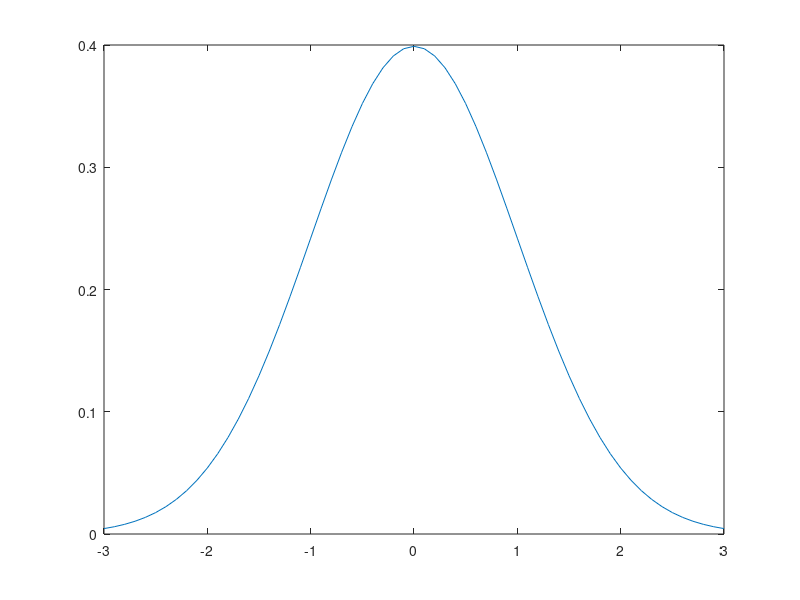
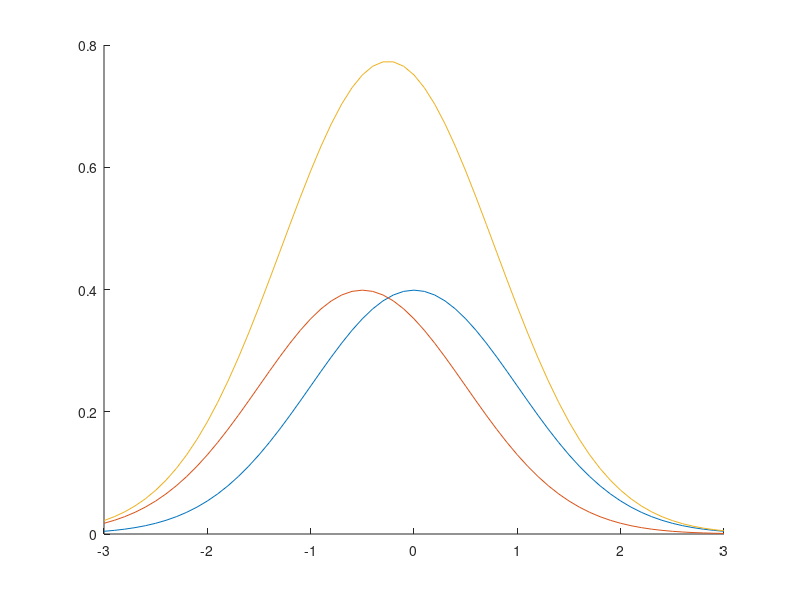

Write MATLAB code to recreate these figures, in order.
x = [-3:.1:3];
y1 = normpdf(x,0,1);
y2 = normpdf(x,-0.5,1);
plot(x,y1)
figure
hold on
plot(x,y1)
plot(x,y2)
plot(x,y2+y1)